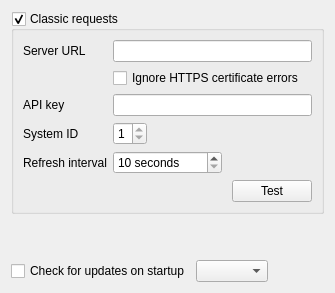
          <widget class="QWidget" name="tabWidgetPage3">
           <attribute name="title">
            <string>Modes &amp; Network</string>
           </attribute>
           <layout class="QVBoxLayout" name="verticalLayout_10">
            <item>
             <widget class="QGroupBox" name="groupBoxRequestServer">
              <property name="title">
               <string>Classic requests</string>
              </property>
              <property name="checkable">
               <bool>true</bool>
              </property>
              <layout class="QVBoxLayout" name="verticalLayout">
               <item>
                <layout class="QFormLayout" name="formLayout">
                 <item row="0" column="0">
                  <widget class="QLabel" name="label_6">
                   <property name="text">
                    <string>Server URL</string>
                   </property>
                  </widget>
                 </item>
                 <item row="0" column="1">
                  <widget class="QLineEdit" name="lineEditUrl">
                   <property name="toolTip">
                    <string>URL of the server to use for remote requests</string>
                   </property>
                   <property name="inputMethodHints">
                    <set>Qt::ImhUrlCharactersOnly</set>
                   </property>
                   <property name="placeholderText">
                    <string/>
                   </property>
                  </widget>
                 </item>
                 <item row="1" column="1">
                  <widget class="QCheckBox" name="checkBoxIgnoreCertErrors">
                   <property name="toolTip">
                    <string>If enabled, OpenKJ will ignore any problems with SSL certificates.  Useful if you are hosing your own request server and are using a self-signed cert.</string>
                   </property>
                   <property name="text">
                    <string>Ignore HTTPS certificate errors</string>
                   </property>
                  </widget>
                 </item>
                 <item row="2" column="0">
                  <widget class="QLabel" name="label_7">
                   <property name="text">
                    <string>API key</string>
                   </property>
                  </widget>
                 </item>
                 <item row="2" column="1">
                  <widget class="QLineEdit" name="lineEditApiKey">
                   <property name="toolTip">
                    <string>API key provided by the request server.  Can be blank if using a custom server that doesn't require a key.</string>
                   </property>
                  </widget>
                 </item>
                 <item row="3" column="0">
                  <widget class="QLabel" name="label_30">
                   <property name="text">
                    <string>System ID</string>
                   </property>
                  </widget>
                 </item>
                 <item row="3" column="1">
                  <layout class="QHBoxLayout" name="horizontalLayout_2">
                   <property name="rightMargin">
                    <number>20</number>
                   </property>
                   <item>
                    <widget class="QSpinBox" name="spinBoxSystemId">
                     <property name="minimum">
                      <number>1</number>
                     </property>
                     <property name="maximum">
                      <number>1</number>
                     </property>
                    </widget>
                   </item>
                   <item>
                    <spacer name="horizontalSpacer_14">
                     <property name="orientation">
                      <enum>Qt::Horizontal</enum>
                     </property>
                     <property name="sizeHint" stdset="0">
                      <size>
                       <width>40</width>
                       <height>20</height>
                      </size>
                     </property>
                    </spacer>
                   </item>
                  </layout>
                 </item>
                 <item row="4" column="0">
                  <widget class="QLabel" name="label_22">
                   <property name="text">
                    <string>Refresh interval</string>
                   </property>
                  </widget>
                 </item>
                 <item row="4" column="1">
                  <layout class="QHBoxLayout" name="horizontalLayout_15">
                   <property name="rightMargin">
                    <number>50</number>
                   </property>
                   <item>
                    <widget class="QSpinBox" name="spinBoxInterval">
                     <property name="toolTip">
                      <string>How often to check the server for new requests</string>
                     </property>
                     <property name="suffix">
                      <string> seconds</string>
                     </property>
                     <property name="minimum">
                      <number>10</number>
                     </property>
                     <property name="maximum">
                      <number>10000</number>
                     </property>
                     <property name="singleStep">
                      <number>10</number>
                     </property>
                    </widget>
                   </item>
                   <item>
                    <spacer name="horizontalSpacer_11">
                     <property name="orientation">
                      <enum>Qt::Horizontal</enum>
                     </property>
                     <property name="sizeHint" stdset="0">
                      <size>
                       <width>40</width>
                       <height>20</height>
                      </size>
                     </property>
                    </spacer>
                   </item>
                  </layout>
                 </item>
                 <item row="5" column="1">
                  <layout class="QHBoxLayout" name="horizontalLayout_20">
                   <property name="leftMargin">
                    <number>0</number>
                   </property>
                   <property name="topMargin">
                    <number>0</number>
                   </property>
                   <item>
                    <spacer name="horizontalSpacer_13">
                     <property name="orientation">
                      <enum>Qt::Horizontal</enum>
                     </property>
                     <property name="sizeType">
                      <enum>QSizePolicy::Expanding</enum>
                     </property>
                     <property name="sizeHint" stdset="0">
                      <size>
                       <width>40</width>
                       <height>20</height>
                      </size>
                     </property>
                    </spacer>
                   </item>
                   <item>
                    <widget class="QPushButton" name="btnTestReqServer">
                     <property name="text">
                      <string>Test</string>
                     </property>
                    </widget>
                   </item>
                  </layout>
                 </item>
                </layout>
               </item>
              </layout>
             </widget>
            </item>
            <item>
             <spacer name="verticalSpacer_3">
              <property name="orientation">
               <enum>Qt::Vertical</enum>
              </property>
              <property name="sizeHint" stdset="0">
               <size>
                <width>20</width>
                <height>40</height>
               </size>
              </property>
             </spacer>
            </item>
            <item>
             <layout class="QHBoxLayout" name="horizontalLayout_16">
              <property name="topMargin">
               <number>0</number>
              </property>
              <item>
               <widget class="QCheckBox" name="cbxCheckUpdates">
                <property name="text">
                 <string>Check for updates on startup</string>
                </property>
               </widget>
              </item>
              <item>
               <widget class="QComboBox" name="comboBoxUpdateBranch"/>
              </item>
              <item>
               <spacer name="horizontalSpacer_10">
                <property name="orientation">
                 <enum>Qt::Horizontal</enum>
                </property>
                <property name="sizeHint" stdset="0">
                 <size>
                  <width>40</width>
                  <height>20</height>
                 </size>
                </property>
               </spacer>
              </item>
             </layout>
            </item>
           </layout>
          </widget>
